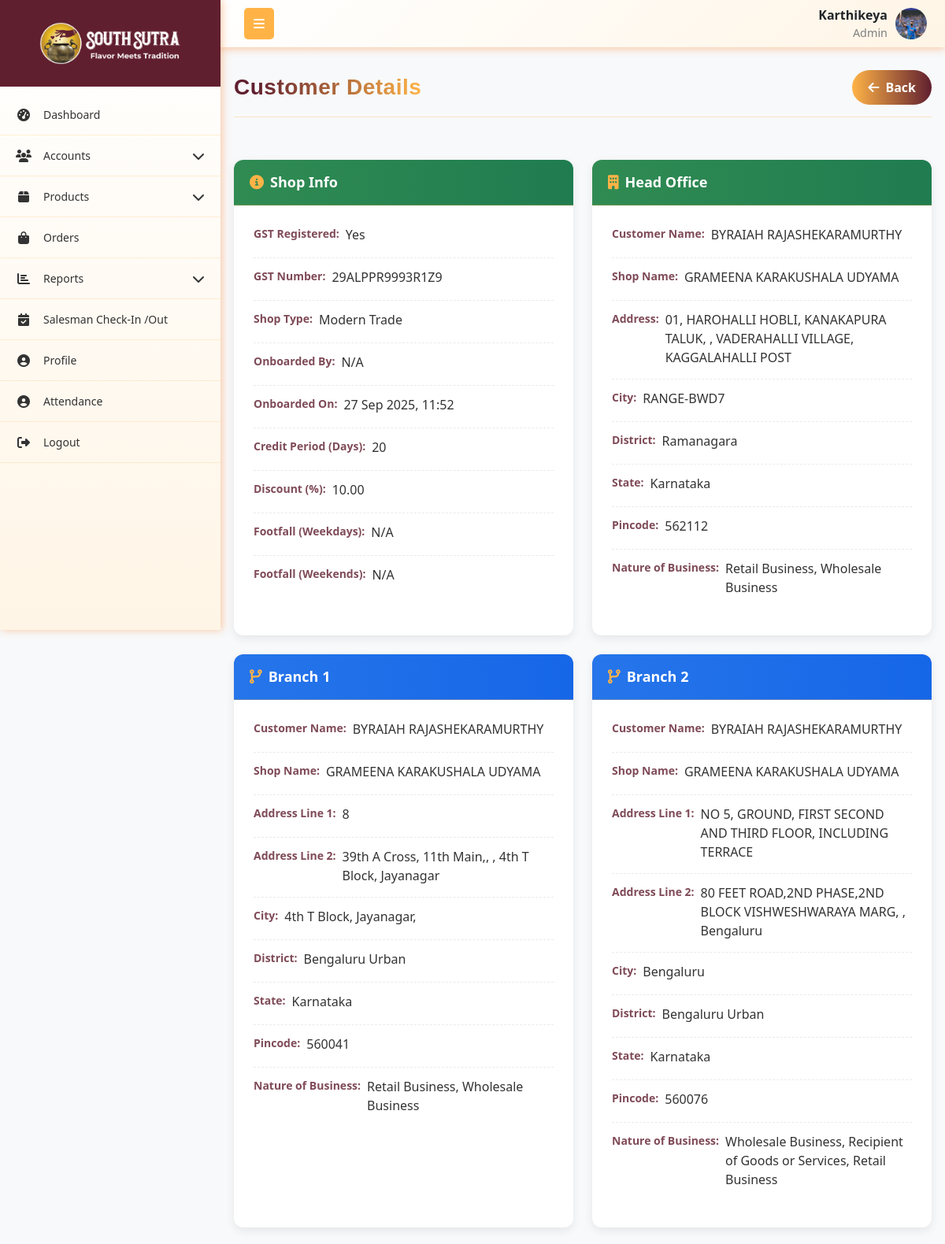
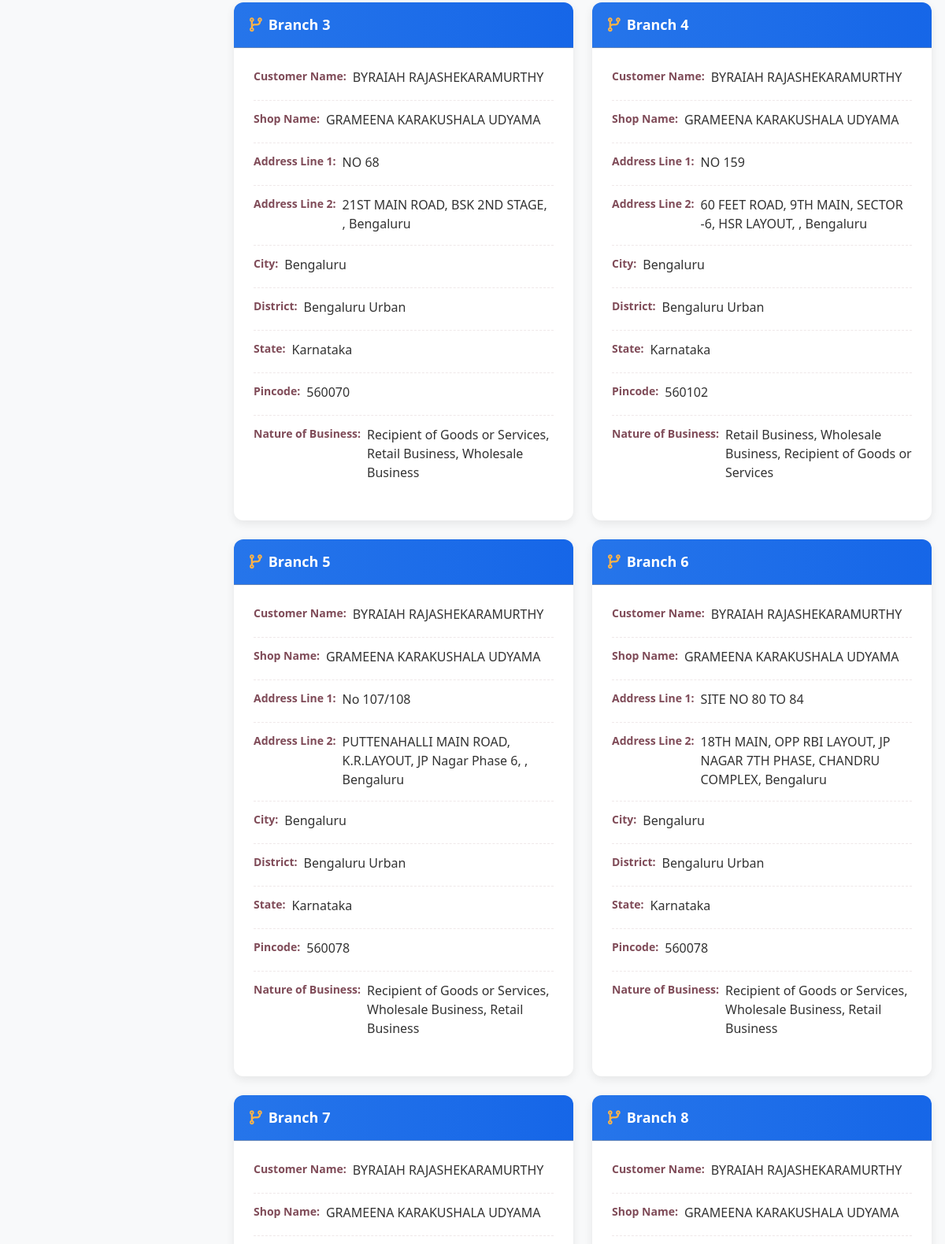
Page /customer/view/19/ (signed in, upper part) on the committed database (2 pictures, top to bottom).
### App1/models.py (models this page shows, shortened)
class User(models.Model):
    role = models.ForeignKey(Role,on_delete=models.SET_NULL, null=True, related_name="role")
    username = models.CharField(max_length=255, unique=True)
    password = models.CharField(max_length=255)
    first_name = models.CharField(max_length=255)
    last_name = models.CharField(max_length=255)
    email = models.EmailField(unique=True)
    phone_number = models.CharField(max_length=15, unique=True)
    address = models.TextField()
    city = models.CharField(max_length=255)
    state = models.CharField(max_length=255)
    pincode = models.CharField(max_length=10)
    is_active = models.BooleanField(default=True)
    created_at = models.DateTimeField(auto_now_add=True)
    updated_at = models.DateTimeField(auto_now=True)
    profile_picture = models.ImageField(upload_to='profile_pictures/', null=True, blank=True)

class Role(models.Model):
    name = models.CharField(max_length=255, unique=True)
    created_at = models.DateTimeField(auto_now_add=True)
    updated_at = models.DateTimeField(auto_now=True)

class Customer(models.Model):
    user = models.ForeignKey(User, on_delete=models.SET_NULL, null=True, blank=True, related_name='customers')
    customer_name = models.CharField(max_length=255,null=True,blank=True)
    full_name = models.CharField(max_length=255,null=True,blank=True)
    email = models.EmailField(unique=True, null=True,blank=True)
    phone_number = models.CharField(unique=True, max_length=50, null=True,blank=True)
    shop_type = models.CharField(
        max_length=50,
        choices=[
            ('NMT', 'National Modern Trade'),
            ('MT', 'Modern Trade'),
            ('SMT', 'Semi Modern Trade'),
            ('SPECIAL', 'Speciality Store'),
            ('GT', 'General Trade'),
        ],
        blank=True, null=True
    )
    gst_number = models.CharField(max_length=100,null=True,blank=True)
    shop_name = models.CharField(max_length=255)
    shop_address_line1 = models.TextField()
    shop_address_line2 = models.TextField()
    shop_city = models.CharField(max_length=255)
    shop_district = models.CharField(max_length=255)
    shop_pincode = models.CharField(max_length=50)
    shop_state = models.CharField(max_length=255)
    discount = models.DecimalField(max_digits=5, decimal_places=2, default=0.00)
    is_active = models.BooleanField(default=True)
    is_new = models.BooleanField(default=True)
    is_gst_registered = models.BooleanField(default=False, help_text="Is the customer GST registered?")
    created_at = models.DateTimeField(auto_now_add=True)
    updated_at = models.DateTimeField(auto_now=True)
    weekday_footfall = models.PositiveIntegerField(help_text="Average number of visitors during weekdays",null=True,blank=True)
    weekend_footfall = models.PositiveIntegerField(help_text="Average number of visitors during weekends",null=True,blank=True)
    credit_period = models.CharField(max_length=100,help_text="Credit period in No of Days", null=True, blank=True)
    nature_of_business = models.TextField(blank=True, null=True)
    latitude = models.CharField(max_length=50, blank=True, null=True)
    longitude = models.CharField(max_length=50, blank=True, null=True)

class Branch(models.Model):
    customer = models.ForeignKey("Customer", on_delete=models.CASCADE, related_name="branches")  # ✅ link to Customer
    gstin = models.CharField(max_length=15, db_index=True)
    customer_name = models.CharField(max_length=255)
    business_name = models.CharField(max_length=255, blank=True, null=True)
    address_line1 = models.TextField()
    address_line2 = models.TextField(blank=True, null=True)
    city = models.CharField(max_length=255, blank=True, null=True)
    district = models.CharField(max_length=255, blank=True, null=True)
    pincode = models.CharField(max_length=10, blank=True, null=True)
    state = models.CharField(max_length=255, blank=True, null=True)
    is_head_office = models.BooleanField(default=False)
    nature_of_business = models.TextField(blank=True, null=True)
    latitude = models.CharField(max_length=50, blank=True, null=True)
    longitude = models.CharField(max_length=50, blank=True, null=True)
    created_at = models.DateTimeField(auto_now_add=True)

### App1/views.py (the view)
# urls.py: path('customer/view/<int:customer_id>/', view_customer, name='view_customer'),
def view_customer(request, customer_id):
    current_user, role_permission= get_logged_in_user(request)
    if not current_user:
        return redirect('login')
    customer = get_object_or_404(Customer, id=customer_id)
    shop_images = customer.shop_images.all()
    branches = customer.branches.all()
    context = {
        'current_user': current_user,
        'role_permission': role_permission,
        'customer': customer,
        'shop_images': shop_images,
        'branches': branches
    }
    return render(request, 'accounts/view_customer.html', context)

### templates/accounts/view_customer.html (shortened to what this page needs)
{% extends 'company_admin/base.html' %}
{% load static %}
{% block content %}
<div class="container-fluid mt-4 mb-5">
    <div class="user-header">
        <h1 class="user-title">Customer Details</h1>
        <button onclick="window.history.back()" class="close-btn">
            <i class="fas fa-arrow-left"></i> Back
        </button>
    </div>
    <div class="row g-4 mt-2">
        <div class="col-md-6">
            <div class="card mb-4">
                <div class="card-header bg-success text-white fw-bold">
                    <i class="fas fa-info-circle me-2"></i>Shop Info
                </div>
                <div class="card-body">
                    <div class="info-item"><span class="info-label">GST Registered:</span> <span class="info-value">{% if customer.is_gst_registered %}Yes{% else %}No{% endif %}</span></div>
                    {% if customer.is_gst_registered %}
                    <div class="info-item"><span class="info-label">GST Number:</span> <span class="info-value">{{ customer.gst_number|default:"N/A" }}</span></div>
                    {% endif %}
                    <div class="info-item"><span class="info-label">Shop Type:</span> <span class="info-value">{{ customer.get_shop_type_display|default:"N/A" }}</span></div>
                    <div class="info-item"><span class="info-label">Onboarded By:</span> <span class="info-value">{{ customer.user.username|default:"N/A" }}</span></div>
                    <div class="info-item"><span class="info-label">Onboarded On:</span> <span class="info-value">{{ customer.created_at|date:'d M Y, H:i'|default:"N/A" }}</span></div>
                    <div class="info-item"><span class="info-label">Credit Period (Days):</span> <span class="info-value">{{ customer.credit_period|default:"N/A" }}</span></div>
                    <div class="info-item"><span class="info-label">Discount (%):</span> <span class="info-value">{{ customer.discount|default:"N/A" }}</span></div>
                    <div class="info-item"><span class="info-label">Footfall (Weekdays):</span> <span class="info-value">{{ customer.weekday_footfall|default:"N/A" }}</span></div>
                    <div class="info-item"><span class="info-label">Footfall (Weekends):</span> <span class="info-value">{{ customer.weekend_footfall|default:"N/A" }}</span></div>
                </div>
            </div>
        </div>
        <div class="col-md-6">
            <div class="card mb-4">
                <div class="card-header bg-success text-white fw-bold">
                    <i class="fas fa-building me-2"></i>Head Office
                </div>
                <div class="card-body">
                    <div class="info-item"><span class="info-label">Customer Name:</span> <span class="info-value">{{ customer.customer_name }}</span></div>
                    <div class="info-item"><span class="info-label">Shop Name:</span> <span class="info-value">{{ customer.shop_name }}</span></div>
                    <div class="info-item"><span class="info-label">Address:</span> <span class="info-value">{{ customer.shop_address_line1 }}</span></div>
                    <div class="info-item"><span class="info-label">City:</span> <span class="info-value">{{ customer.shop_city }}</span></div>
                    <div class="info-item"><span class="info-label">District:</span> <span class="info-value">{{ customer.shop_district }}</span></div>
                    <div class="info-item"><span class="info-label">State:</span> <span class="info-value">{{ customer.shop_state }}</span></div>
                    <div class="info-item"><span class="info-label">Pincode:</span> <span class="info-value">{{ customer.shop_pincode }}</span></div>
                    <div class="info-item"><span class="info-label">Nature of Business:</span> <span class="info-value">{{ customer.nature_of_business }}</span></div>
                </div>
            </div>
        </div>
        {% for branch in branches %}
        <div class="col-md-6">
            <div class="card mb-4">
                <div class="card-header bg-primary text-white fw-bold">
                    <i class="fas fa-code-branch me-2"></i>Branch {{ forloop.counter }}
                </div>
                <div class="card-body">
                    <div class="info-item"><span class="info-label">Customer Name:</span> <span class="info-value">{{ branch.customer_name }}</span></div>
                    <div class="info-item"><span class="info-label">Shop Name:</span> <span class="info-value">{{ branch.business_name }}</span></div>
                    <div class="info-item"><span class="info-label">Address Line 1:</span> <span class="info-value">{{ branch.address_line1 }}</span></div>
                    <div class="info-item"><span class="info-label">Address Line 2:</span> <span class="info-value">{{ branch.address_line2 }}</span></div>
                    <div class="info-item"><span class="info-label">City:</span> <span class="info-value">{{ branch.city }}</span></div>
                    <div class="info-item"><span class="info-label">District:</span> <span class="info-value">{{ branch.district }}</span></div>
                    <div class="info-item"><span class="info-label">State:</span> <span class="info-value">{{ branch.state }}</span></div>
                    <div class="info-item"><span class="info-label">Pincode:</span> <span class="info-value">{{ branch.pincode }}</span></div>
                    <div class="info-item"><span class="info-label">Nature of Business:</span> <span class="info-value">{{ branch.nature_of_business }}</span></div>
                </div>
            </div>
        </div>
        {% endfor %}
    </div>
</div>
{% endblock %}

### templates/company_admin/base.html (shortened to what this page needs)
{% load static %}
<!DOCTYPE html>
<html lang="en">
<head>
    <link href="https://cdnjs.cloudflare.com/ajax/libs/bootstrap/5.3.0/css/bootstrap.min.css" rel="stylesheet">
    <link href="https://cdnjs.cloudflare.com/ajax/libs/font-awesome/6.4.0/css/all.min.css" rel="stylesheet">
    <link rel="stylesheet" href="https://cdn.datatables.net/1.13.4/css/dataTables.bootstrap5.min.css">
    <link rel="stylesheet" href="https://cdn.datatables.net/responsive/2.4.1/css/responsive.bootstrap5.min.css">
    <link rel="stylesheet" href="{% static 'css/alert.css' %}">
</head>
<body>
    <nav class="top-navbar">
        <div class="navbar-container">
            <div class="navbar-left">
                <button class="sidebar-toggle" id="sidebarToggle">
                    <i class="fas fa-bars"></i>
                </button>
            </div>
            <div class="navbar-right me-2">
                <div class="navbar-user-info">
                    <span class="username">{{current_user.username}}</span>
                    <span class="role">{{current_user.role.name}}</span>
                </div>
                {% if current_user.profile_picture %}
                    <img src="{{ current_user.profile_picture.url }}"
                        alt="{{ current_user.get_full_name }}"
                        class="navbar-profile-img">
                {% else %}
                     <div class="navbar-profile-fallback">
                        {{ current_user.first_name|first|upper }}{{ current_user.last_name|first|upper }}
                    </div>
                {% endif %}
            </div>
        </div>
    </nav>
    <nav class="sidebar" id="sidebar">
        <div class="sidebar-logo-container">
            <img src="{% static 'images/logo.png' %}" alt="Company Logo"  class="logo">
        </div>
        <ul class="nav flex-column sidebar-nav">
            {% if role_permission.dashboard_v %}
            <li class="nav-item">
                <a class="nav-link" href="{% url 'dashboard' %}">
                    <i class="fas fa-tachometer-alt nav-icon"></i>
                    <span class="nav-text">Dashboard</span>
                </a>
            </li>
            {% endif %}
            {% if role_permission.roles_v or role_permission.users_v or role_permission.customer_v %}
            <li class="nav-item">
                <a class="nav-link" href="#">
                    <i class="fas fa-users nav-icon"></i>
                    <span class="nav-text">Accounts</span>
                    <i class="fas fa-chevron-down arrow"></i>
                </a>
            </li>
            {% endif %}
            {% if role_permission.category_v or role_permission.all_products_v or role_permission.daily_production_v or role_permission.inventory_v %}
            <li class="nav-item">
                <a class="nav-link" href="#">
                    <i class="fas fa-box nav-icon"></i>
                    <span class="nav-text">Products</span>
                    <i class="fas fa-chevron-down arrow"></i>
                </a>
            </li>
            {% endif %}
            {% if role_permission.orders_v %}
            <li class="nav-item">
                <a class="nav-link" href="{% url 'order_table' %}">
                    <i class="fas fa-shopping-bag nav-icon"></i>
                    <span class="nav-text">Orders</span>
                </a>
            </li>
            {% endif %}
            {% if role_permission.s_reports_v or role_permission.c_reports_v %}
            <li class="nav-item">
                <a class="nav-link" href="#">
                    <i class="fas fa-chart-bar nav-icon"></i>
                    <span class="nav-text">Reports</span>
                    <i class="fas fa-chevron-down arrow"></i>
                </a>
            </li>
            {% endif %}
            {% if current_user.role.name == 'Admin' %}
            <li class="nav-item">
                <a class="nav-link" href="{% url 'salesman_visit_list' %}">
                    <i class="fas fa-calendar-check nav-icon"></i>
                    <span class="nav-text">Salesman Check-In /Out</span>
                </a>
            </li>
            {% endif %}
            <li class="nav-item">
                <a class="nav-link" href="{% url 'profile' %}">
                    <i class="fas fa-user-circle nav-icon"></i>
                    <span class="nav-text">Profile</span>
                </a>
            </li>
            <li class="nav-item">
                <a class="nav-link" href="{% url 'attendance' %}">
                    <i class="fas fa-user-circle nav-icon"></i>
                    <span class="nav-text">Attendance</span>
                </a>
            </li>
            <li class="nav-item">
                <a class="nav-link" href="{% url 'logout' %}" onclick="return confirm('Are you sure?');" >
                    <i class="fas fa-sign-out-alt nav-icon"></i>
                    <span class="nav-text">Logout</span>
                </a>
            </li>
        </ul>
    </nav>
    <main class="main-content" id="mainContent">
        {% block content %}{% endblock %}
    </main>
</body>
</html>

### rows in the picture
User: username "Karthikeya", role.name "Admin", profile_picture (picture)
Customer: gst_number "29ALPPR9993R1Z9", shop_type "Modern Trade", user.username "N/A", created_at "27 Sep 2025, 11:52", credit_period "20", discount "10.00", weekday_footfall "N/A", weekend_footfall "N/A", customer_name "BYRAIAH RAJASHEKARAMURTHY", shop_name "GRAMEENA KARAKUSHALA UDYAMA", shop_address_line1 "01, HAROHALLI HOBLI, KANAKAPURA TALUK, , VADERAHALLI VILLAGE, KAGGALAHALLI POST", shop_city "RANGE-BWD7", shop_district "Ramanagara", shop_state "Karnataka", shop_pincode "562112", nature_of_business "Retail Business, Wholesale Business"
Branch: customer_name "BYRAIAH RAJASHEKARAMURTHY", business_name "GRAMEENA KARAKUSHALA UDYAMA", address_line1 "8", address_line2 "39th A Cross, 11th Main,, , 4th T Block, Jayanagar", city "4th T Block, Jayanagar,", district "Bengaluru Urban", state "Karnataka", pincode "560041", nature_of_business "Retail Business, Wholesale Business"
Branch: customer_name "BYRAIAH RAJASHEKARAMURTHY", business_name "GRAMEENA KARAKUSHALA UDYAMA", address_line1 "NO 5, GROUND, FIRST SECOND AND THIRD FLOOR, INCLUDING TERRACE", address_line2 "80 FEET ROAD,2ND PHASE,2ND BLOCK VISHWESHWARAYA MARG, , Bengaluru", city "Bengaluru", district "Bengaluru Urban", state "Karnataka", pincode "560076", nature_of_business "Wholesale Business, Recipient of Goods or Services, Retail Business"
Branch: customer_name "BYRAIAH RAJASHEKARAMURTHY", business_name "GRAMEENA KARAKUSHALA UDYAMA", address_line1 "NO 68", address_line2 "21ST MAIN ROAD, BSK 2ND STAGE, , Bengaluru", city "Bengaluru", district "Bengaluru Urban", state "Karnataka", pincode "560070", nature_of_business "Recipient of Goods or Services, Retail Business, Wholesale Business"
Branch: customer_name "BYRAIAH RAJASHEKARAMURTHY", business_name "GRAMEENA KARAKUSHALA UDYAMA", address_line1 "NO 159", address_line2 "60 FEET ROAD, 9TH MAIN, SECTOR -6, HSR LAYOUT, , Bengaluru", city "Bengaluru", district "Bengaluru Urban", state "Karnataka", pincode "560102", nature_of_business "Retail Business, Wholesale Business, Recipient of Goods or Services"
Branch: customer_name "BYRAIAH RAJASHEKARAMURTHY", business_name "GRAMEENA KARAKUSHALA UDYAMA", address_line1 "No 107/108", address_line2 "PUTTENAHALLI MAIN ROAD, K.R.LAYOUT, JP Nagar Phase 6, , Bengaluru", city "Bengaluru", district "Bengaluru Urban", state "Karnataka", pincode "560078", nature_of_business "Recipient of Goods or Services, Wholesale Business, Retail Business"
Branch: customer_name "BYRAIAH RAJASHEKARAMURTHY", business_name "GRAMEENA KARAKUSHALA UDYAMA", address_line1 "SITE NO 80 TO 84", address_line2 "18TH MAIN, OPP RBI LAYOUT, JP NAGAR 7TH PHASE, CHANDRU COMPLEX, Bengaluru", city "Bengaluru", district "Bengaluru Urban", state "Karnataka", pincode "560078", nature_of_business "Recipient of Goods or Services, Wholesale Business, Retail Business"
Branch: customer_name "BYRAIAH RAJASHEKARAMURTHY", business_name "GRAMEENA KARAKUSHALA UDYAMA"
Branch: customer_name "BYRAIAH RAJASHEKARAMURTHY", business_name "GRAMEENA KARAKUSHALA UDYAMA"
